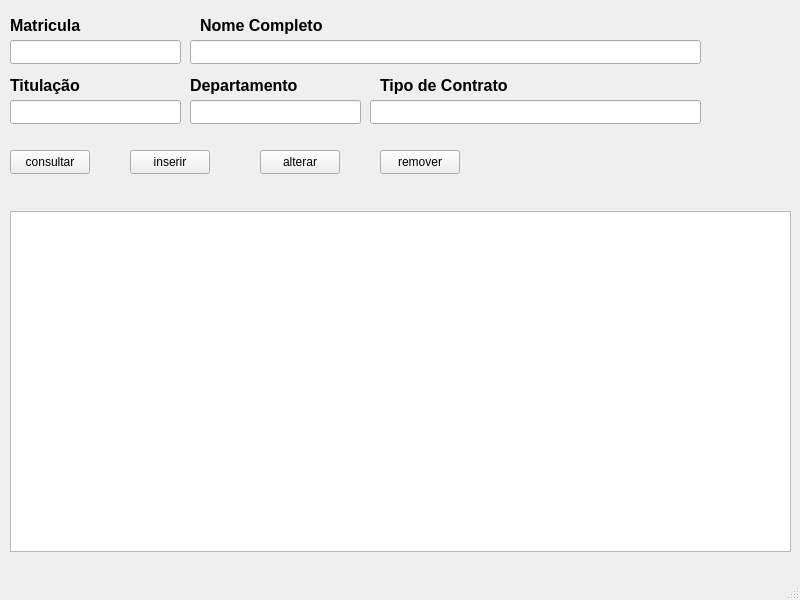
<?xml version="1.0" encoding="UTF-8"?>
<ui version="4.0">
 <class>MainWindow</class>
 <widget class="QMainWindow" name="MainWindow">
  <property name="geometry">
   <rect>
    <x>0</x>
    <y>0</y>
    <width>800</width>
    <height>600</height>
   </rect>
  </property>
  <property name="windowTitle">
   <string>Atividade 12</string>
  </property>
  <widget class="QWidget" name="centralwidget">
   <widget class="QTableWidget" name="tableWidget_saida_dados">
    <property name="geometry">
     <rect>
      <x>10</x>
      <y>211</y>
      <width>781</width>
      <height>341</height>
     </rect>
    </property>
   </widget>
   <widget class="QLineEdit" name="lineEdit_matricula">
    <property name="geometry">
     <rect>
      <x>10</x>
      <y>40</y>
      <width>171</width>
      <height>24</height>
     </rect>
    </property>
   </widget>
   <widget class="QLabel" name="label">
    <property name="geometry">
     <rect>
      <x>10</x>
      <y>10</y>
      <width>101</width>
      <height>31</height>
     </rect>
    </property>
    <property name="text">
     <string>&lt;html&gt;&lt;head/&gt;&lt;body&gt;&lt;p&gt;&lt;span style=&quot; font-size:12pt; font-weight:600;&quot;&gt;Matricula&lt;/span&gt;&lt;/p&gt;&lt;/body&gt;&lt;/html&gt;</string>
    </property>
   </widget>
   <widget class="QLineEdit" name="lineEdit_nomeCompleto">
    <property name="geometry">
     <rect>
      <x>190</x>
      <y>40</y>
      <width>511</width>
      <height>24</height>
     </rect>
    </property>
   </widget>
   <widget class="QLabel" name="label_2">
    <property name="geometry">
     <rect>
      <x>200</x>
      <y>10</y>
      <width>151</width>
      <height>31</height>
     </rect>
    </property>
    <property name="text">
     <string>&lt;html&gt;&lt;head/&gt;&lt;body&gt;&lt;p&gt;&lt;span style=&quot; font-size:12pt; font-weight:600;&quot;&gt;Nome Completo&lt;/span&gt;&lt;/p&gt;&lt;/body&gt;&lt;/html&gt;</string>
    </property>
   </widget>
   <widget class="QPushButton" name="pushButton_inserir">
    <property name="geometry">
     <rect>
      <x>130</x>
      <y>150</y>
      <width>80</width>
      <height>24</height>
     </rect>
    </property>
    <property name="text">
     <string>inserir</string>
    </property>
   </widget>
   <widget class="QPushButton" name="pushButton_consultar">
    <property name="geometry">
     <rect>
      <x>10</x>
      <y>150</y>
      <width>80</width>
      <height>24</height>
     </rect>
    </property>
    <property name="text">
     <string>consultar</string>
    </property>
   </widget>
   <widget class="QPushButton" name="pushButton_alterar">
    <property name="geometry">
     <rect>
      <x>260</x>
      <y>150</y>
      <width>80</width>
      <height>24</height>
     </rect>
    </property>
    <property name="text">
     <string>alterar</string>
    </property>
   </widget>
   <widget class="QPushButton" name="pushButton_remover">
    <property name="geometry">
     <rect>
      <x>380</x>
      <y>150</y>
      <width>80</width>
      <height>24</height>
     </rect>
    </property>
    <property name="text">
     <string>remover</string>
    </property>
   </widget>
   <widget class="QLineEdit" name="lineEdit_departamento">
    <property name="geometry">
     <rect>
      <x>190</x>
      <y>100</y>
      <width>171</width>
      <height>24</height>
     </rect>
    </property>
   </widget>
   <widget class="QLabel" name="label_3">
    <property name="geometry">
     <rect>
      <x>190</x>
      <y>70</y>
      <width>151</width>
      <height>31</height>
     </rect>
    </property>
    <property name="text">
     <string>&lt;html&gt;&lt;head/&gt;&lt;body&gt;&lt;p&gt;&lt;span style=&quot; font-size:12pt; font-weight:600;&quot;&gt;Departamento&lt;/span&gt;&lt;/p&gt;&lt;/body&gt;&lt;/html&gt;</string>
    </property>
   </widget>
   <widget class="QLineEdit" name="lineEdit_titulacao">
    <property name="geometry">
     <rect>
      <x>10</x>
      <y>100</y>
      <width>171</width>
      <height>24</height>
     </rect>
    </property>
   </widget>
   <widget class="QLabel" name="label_4">
    <property name="geometry">
     <rect>
      <x>10</x>
      <y>70</y>
      <width>101</width>
      <height>31</height>
     </rect>
    </property>
    <property name="text">
     <string>&lt;html&gt;&lt;head/&gt;&lt;body&gt;&lt;p&gt;&lt;span style=&quot; font-size:12pt; font-weight:600;&quot;&gt;Titulação&lt;/span&gt;&lt;/p&gt;&lt;/body&gt;&lt;/html&gt;</string>
    </property>
   </widget>
   <widget class="QLineEdit" name="lineEdit_tipodecontrato">
    <property name="geometry">
     <rect>
      <x>370</x>
      <y>100</y>
      <width>331</width>
      <height>24</height>
     </rect>
    </property>
   </widget>
   <widget class="QLabel" name="label_5">
    <property name="geometry">
     <rect>
      <x>380</x>
      <y>70</y>
      <width>181</width>
      <height>31</height>
     </rect>
    </property>
    <property name="text">
     <string>&lt;html&gt;&lt;head/&gt;&lt;body&gt;&lt;p&gt;&lt;span style=&quot; font-size:12pt; font-weight:600;&quot;&gt;Tipo de Contrato&lt;/span&gt;&lt;/p&gt;&lt;/body&gt;&lt;/html&gt;</string>
    </property>
   </widget>
  </widget>
  <widget class="QMenuBar" name="menubar">
   <property name="geometry">
    <rect>
     <x>0</x>
     <y>0</y>
     <width>800</width>
     <height>25</height>
    </rect>
   </property>
  </widget>
  <widget class="QStatusBar" name="statusbar"/>
 </widget>
 <tabstops>
  <tabstop>lineEdit_matricula</tabstop>
  <tabstop>lineEdit_nomeCompleto</tabstop>
  <tabstop>pushButton_consultar</tabstop>
  <tabstop>pushButton_inserir</tabstop>
  <tabstop>pushButton_alterar</tabstop>
  <tabstop>pushButton_remover</tabstop>
  <tabstop>tableWidget_saida_dados</tabstop>
 </tabstops>
 <resources/>
 <connections/>
</ui>
